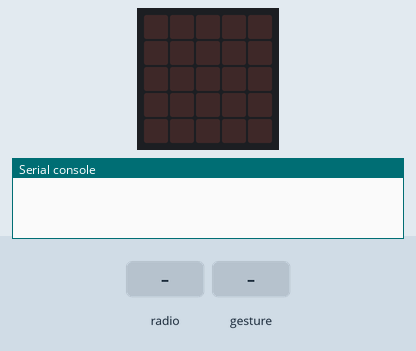
Recording of a program running on a simulated BBC micro:bit (MakeCode). Parts: the board's 5×5 LED display, the last lines printed to the serial console. The inputs (shaded band) are chosen by the test bench. No radio messages arrive unless stated (any console line starting 'radio sent:' is added by the test bench); a tilt is held for 1.5 s and a shake lasts 1 s, then the board lies face up again.

Above: at 1.2 s.
1.3 s: radio message "1" arrives
At 2.5 s:
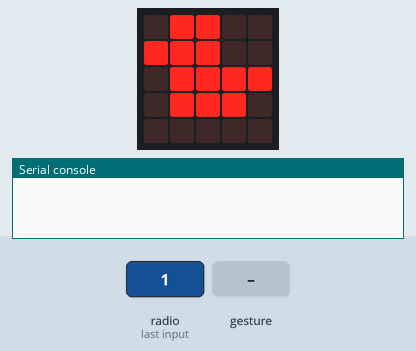
2.8 s: gesture 'shake'
At 3.8 s:
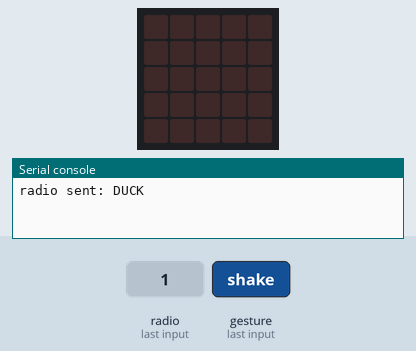
4.5 s: radio message "0" arrives
At 5.0 s:
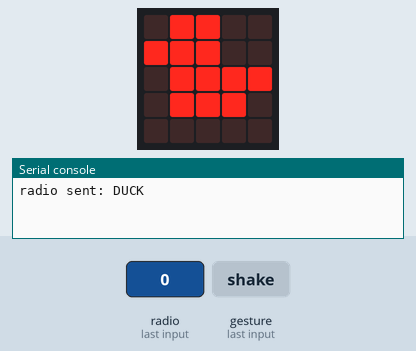
Timing chart, 0 to 7.5 s (numbered marks = the images above; inputs shaded):
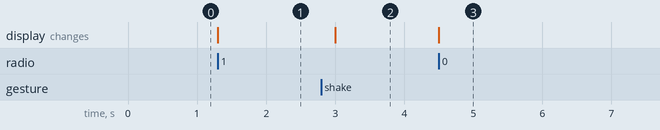

The program:

main.ts
```typescript
radio.onReceivedNumber(function (receivedNumber) {
    basic.showIcon(IconNames.Duck)
})
input.onGesture(Gesture.Shake, function () {
    basic.clearScreen()
    radio.sendString("DUCK")
})
radio.setGroup(23)
basic.forever(function () {

})
```

test.ts
```typescript
// les tests vont ici ; cela ne sera pas compilé si ce paquet est utilisé en tant qu'extension.
```

Measured:
- after the input at 1.3 s, the display: changes at once (image 1)
- after the input at 2.8 s, the display: changes after 0.20 s (image 2)
- after the input at 4.5 s, the display: changes at once (image 3)
